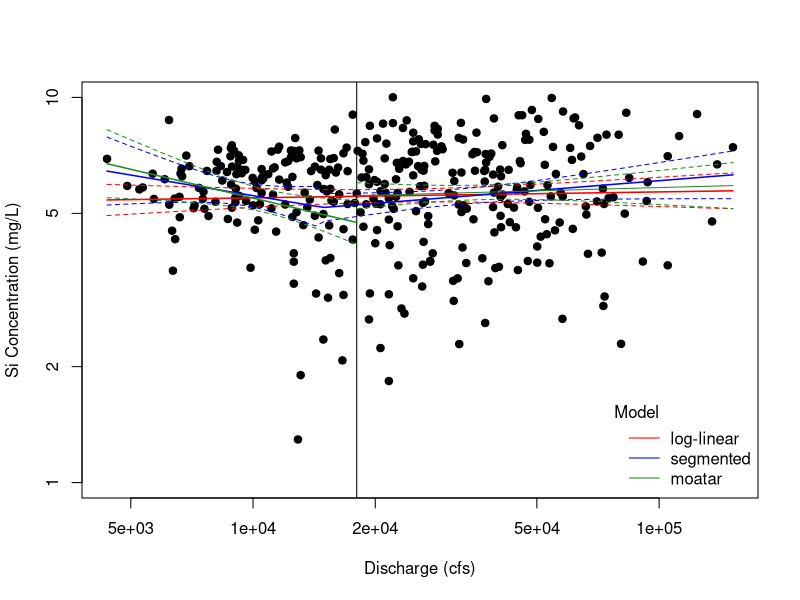
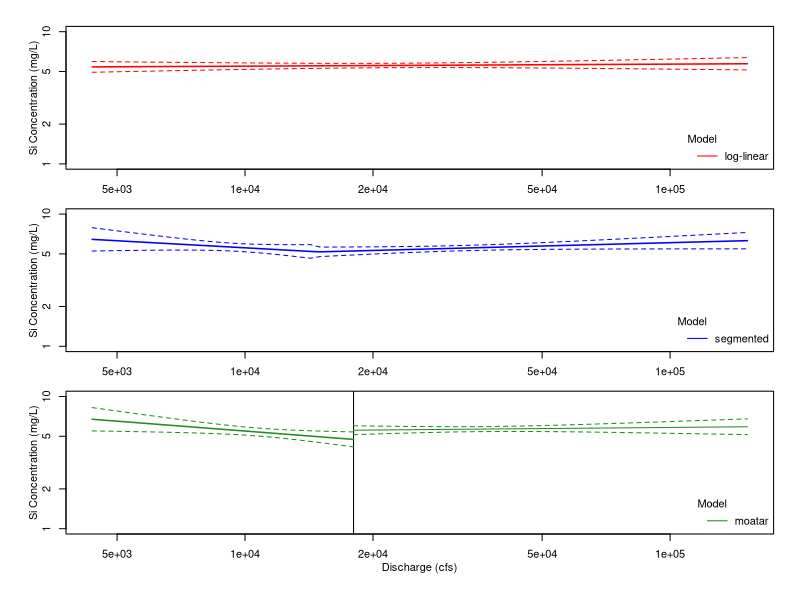
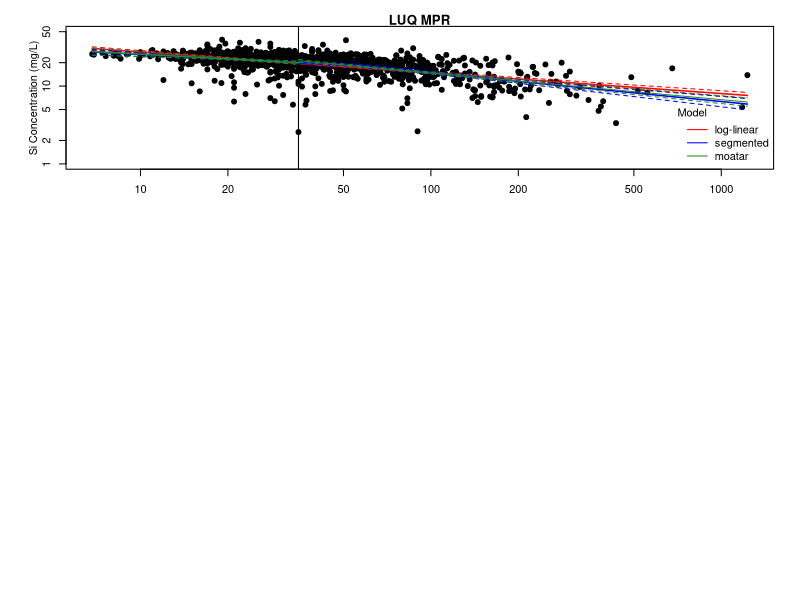
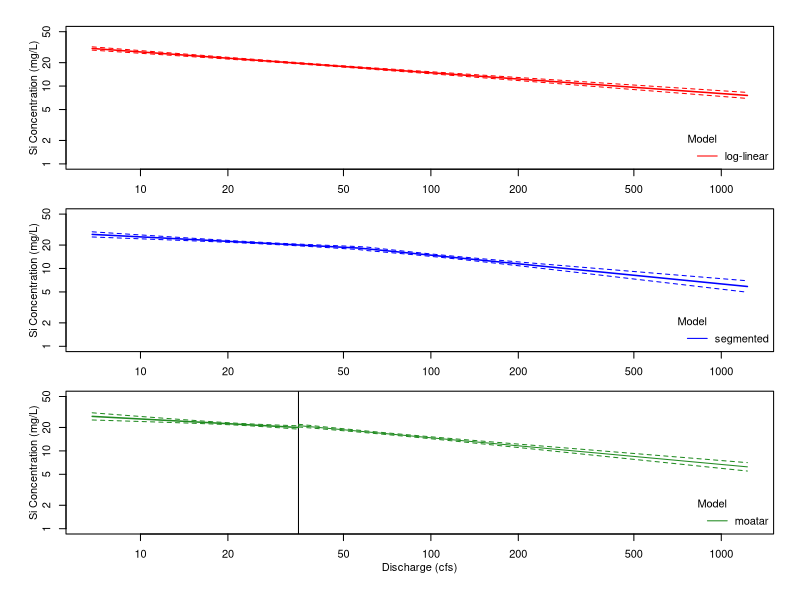

Reproduce these figures in R, in order.
## ---- chunk 1
knitr::opts_chunk$set(echo = TRUE)
## ---- chunk 2
library(segmented)
#' Fitting models to Concentration-Discharge data using several different 
#' models/methods and extracting relevat information

#' @param logQ       log transformed paired discharge value
#' @param logC       log transformed paired concentration value
#' @param Q50        median value of daily discharge 
#' @param plot       default = TRUE; identifies if you want to plot results.
#' @param models     default = c("log-linear","segmented","moatar"); identified
#'                   what models to plot
#' @param plot.CI    default = TRUE; If the models are plotted a 95% confidence 
#'                   interval will also be plotted
#' @param CI.level   default = 0.95; confidence interval level
#' @param plot.lwd   default = 1.5; model line thickness
#' @param legend.pos default = "topleft"; legend position if models are plotted
#' @param print.rslt defualt = TRUE; print output table. 
#' @param ...        other plotting variables see ?plot (i.e. pch, lwd, bg, col, ylim, etc.)

CQ_fun=function(logQ,logC,Q50,plot=TRUE,
                models=c("log-linear","segmented","moatar"),
                plot.CI=TRUE,
                CI.level=0.95,
                plot.lwd=1.5,
                legend.pos="topleft",
                print.rslt=TRUE,...){
  
  # Power Law
  loglog.mod=lm(logC~logQ)
  loglog.mod.sum=summary(loglog.mod)
  
  # variabled of interest
  loglog.beta=as.numeric(coef(loglog.mod)[2])
  loglog.alpha=as.numeric(coef(loglog.mod)[1])
  
  LL.rslt=data.frame(LL.R2=loglog.mod.sum$r.squared,
                     LL.R2.adj=loglog.mod.sum$adj.r.squared,
                     LL.RMSE=loglog.mod.sum$sigma,
                     LL.beta=loglog.beta,
                     LL.alpha=loglog.alpha)
  
  # Segmented
  # Picks 1st breakpoint
  loglog.mod.seg=segmented(loglog.mod,seg.Z=~logQ)
  loglog.mod.seg.sum=summary(loglog.mod.seg)
  
  # is there a breakpoint?
  if(nrow(loglog.mod.seg$psi)==0){
    seg.psi.est=NA
    seg.psi.SE=NA
  }else{
    seg.psi.est=loglog.mod.seg$psi[1,c(2)]
    seg.psi.SE=seg.psi=loglog.mod.seg$psi[1,c(3)]
  }
  
  seg.rslt=data.frame(seg.bk.est=exp(seg.psi.est),
                      seg.bk.SE=exp(seg.psi.SE),
                      seg.R2=loglog.mod.seg.sum$r.squared,
                      seg.R2.adj=loglog.mod.seg.sum$adj.r.squared,
                      seg.RMSE=loglog.mod.seg.sum$sigma)
  
  # Moatar
  logQ.m=logQ[logQ<log(Q50)]
  logC.m=logC[logQ<log(Q50)]
  loglog.mod.inf=lm(logC.m~logQ.m)
  loglog.mod.inf.sum=summary(loglog.mod.inf)
  CQ50.inf=predict(loglog.mod.inf,data.frame(logQ.m=log(Q50)))

  logQ.m=logQ[logQ>log(Q50)]
  logC.m=logC[logQ>log(Q50)]
  loglog.mod.sup=lm(logC.m~logQ.m)
  loglog.mod.sup.sum=summary(loglog.mod.sup)
  CQ50.sup=predict(loglog.mod.sup,data.frame(logQ.m=log(Q50)))

  moatar.rslt=data.frame(Q50=Q50,
                         moatar.beta.inf=as.numeric(coef(loglog.mod.inf)[2]),
                         moatar.R2.inf=loglog.mod.inf.sum$r.squared,
                         moatar.R2.adj.inf=loglog.mod.inf.sum$adj.r.squared,
                         moatar.RMSE.inf=loglog.mod.inf.sum$sigma,
                         moatar.beta.sup=as.numeric(coef(loglog.mod.sup)[2]),
                         moatar.R2.sup=loglog.mod.sup.sum$r.squared,
                         moatar.R2.adj.sup=loglog.mod.sup.sum$adj.r.squared,
                         moatar.RMSE.sup=loglog.mod.sup.sum$sigma,
                         moatar.C_Q50=mean(c(CQ50.inf,CQ50.sup)))
  
  rslt.all=cbind(LL.rslt,seg.rslt,moatar.rslt)
  
  # Plotting
  if(plot==T){
    plot(dat.CQ$Si~dat.CQ$Q,log="xy",...)
    
    if(sum(match(models,"log-linear"),na.rm=T)==1){
    x.val=seq(min(logQ,na.rm=T),max(logQ,na.rm=T),length.out=70)
    LL.pred=predict(loglog.mod,data.frame(logQ=x.val),interval="confidence",
                    level=CI.level)
    lines(exp(x.val),exp(LL.pred[,1]),col="red",lwd=plot.lwd)
    if(plot.CI==T){
    lines(exp(x.val),exp(LL.pred[,2]),col="red",lty=2)
    lines(exp(x.val),exp(LL.pred[,3]),col="red",lty=2)
    }
    }
    
    if(sum(match(models,"segmented"),na.rm=T)==1){
      x.val=seq(min(logQ,na.rm=T),max(logQ,na.rm=T),length.out=70)
    seg.pred=predict(loglog.mod.seg,data.frame(logQ=x.val),
                     interval="confidence",level=CI.level)
    lines(exp(x.val),exp(seg.pred[,1]),col="blue",lwd=plot.lwd)
    if(plot.CI==T){
    lines(exp(x.val),exp(seg.pred[,2]),col="blue",lty=2)
    lines(exp(x.val),exp(seg.pred[,3]),col="blue",lty=2)
    }
    }
    
    if(sum(match(models,"moatar"),na.rm=T)==1){
      abline(v=Q50)
      x.val=seq(min(logQ,na.rm=T),log(Q50),length.out=50)
      LL.inf=predict(loglog.mod.inf,data.frame(logQ.m=x.val),
                     interval="confidence",level=CI.level)          
      lines(exp(x.val),exp(LL.inf[,1]),col="forestgreen",lwd=plot.lwd)
      if(plot.CI==T){
      lines(exp(x.val),exp(LL.inf[,2]),col="forestgreen",lty=2)
      lines(exp(x.val),exp(LL.inf[,3]),col="forestgreen",lty=2)
      }
      
      x.val=seq(log(Q50),max(logQ,na.rm=T),length.out=50)
      LL.sup=predict(loglog.mod.sup,data.frame(logQ.m=x.val),
                     interval="confidence",level=CI.level)          
      lines(exp(x.val),exp(LL.sup[,1]),col="forestgreen")
      if(plot.CI==T){
      lines(exp(x.val),exp(LL.sup[,2]),col="forestgreen",lty=2)
      lines(exp(x.val),exp(LL.sup[,3]),col="forestgreen",lty=2)
      }
    }
    
    mod.col=c("red","blue","forestgreen")
    mod.col=mod.col[match(models,c("log-linear","segmented","moatar"))]
    legend.pos=if(is.na(legend.pos)==T){"topleft"}else(legend.pos)
    legend(legend.pos,
           legend=models,
           lty=1,
           col=mod.col,
           ncol=1,bty="n",y.intersp=1,x.intersp=0.75,
           xpd=NA,xjust=0.5,yjust=0.5,title="Model",title.adj = 0)
  
  }
  if(print.rslt==TRUE){return(rslt.all)}
}


## ---- chunk 3
# read discharge data
dat.Q=read.csv("./Data/M786.2C_Q_WRTDS.csv")
dat.Q$Date=as.Date(dat.Q$Date)# identify date

# read concentration data
dat.C=read.csv("./Data/M786.2C_Si_WRTDS.csv")
dat.C$Date=as.Date(dat.C$Date)# identify date

# merge the C and Q data
dat.CQ=merge(dat.Q,dat.C,"Date")

Q50=median(dat.Q$Q,na.rm=T)
CQ_fun(log(dat.CQ$Q),log(dat.CQ$Si),Q50,plot.CI=T,pch=19,ylim=c(1,10),
       legend.pos = "bottomright",
       ylab="Si Concentration (mg/L)",
       xlab="Discharge (cfs)")
## ---- chunk 4
par(mar=c(2,4,1,1),oma=c(3,1,1,1),mgp=c(2,1,0))
layout(matrix(1:3,3,1))
CQ_fun(log(dat.CQ$Q),log(dat.CQ$Si),Q50,plot.CI=T,ylim=c(1,10),
       legend.pos = "bottomright",
       ylab="Si Concentration (mg/L)",
       xlab="Discharge (cfs)",
       type="n",
       models="log-linear",
       print.rslt=F)
CQ_fun(log(dat.CQ$Q),log(dat.CQ$Si),Q50,plot.CI=T,ylim=c(1,10),
       legend.pos = "bottomright",
       ylab="Si Concentration (mg/L)",
       xlab="Discharge (cfs)",
       type="n",
       models="segmented",
       print.rslt=F)
CQ_fun(log(dat.CQ$Q),log(dat.CQ$Si),Q50,plot.CI=T,ylim=c(1,10),
       legend.pos = "bottomright",
       ylab="Si Concentration (mg/L)",
       xlab="Discharge (cfs)",
       type="n",
       models="moatar",
       print.rslt=F,
       xpd=NA)
## ---- chunk 5
# read discharge data
dat.Q=read.csv("./Data/MPR_Q_WRTDS.csv")
dat.Q$Date=as.Date(dat.Q$Date)# identify date

# read concentration data
dat.C=read.csv("./Data/MPR_Si_WRTDS.csv")
dat.C$Date=as.Date(dat.C$Date)# identify date

# merge the C and Q data
dat.CQ=merge(dat.Q,dat.C,"Date")

Q50=median(dat.Q$Q,na.rm=T)
CQ_fun(log(dat.CQ$Q),log(dat.CQ$Si),Q50,plot.CI=T,pch=19,ylim=c(1,50),
       legend.pos = "bottomright",
       ylab="Si Concentration (mg/L)",
       xlab="Discharge (cfs)",
       main="LUQ MPR")
## ---- chunk 6
par(mar=c(2,4,1,1),oma=c(3,1,1,1),mgp=c(2,1,0))
layout(matrix(1:3,3,1))
CQ_fun(log(dat.CQ$Q),log(dat.CQ$Si),Q50,plot.CI=T,ylim=c(1,50),
       legend.pos = "bottomright",
       ylab="Si Concentration (mg/L)",
       xlab="Discharge (cfs)",
       type="n",
       models="log-linear",
       print.rslt=F)
CQ_fun(log(dat.CQ$Q),log(dat.CQ$Si),Q50,plot.CI=T,ylim=c(1,50),
       legend.pos = "bottomright",
       ylab="Si Concentration (mg/L)",
       xlab="Discharge (cfs)",
       type="n",
       models="segmented",
       print.rslt=F)
CQ_fun(log(dat.CQ$Q),log(dat.CQ$Si),Q50,plot.CI=T,ylim=c(1,50),
       legend.pos = "bottomright",
       ylab="Si Concentration (mg/L)",
       xlab="Discharge (cfs)",
       type="n",
       models="moatar",
       print.rslt=F,
       xpd=NA)
